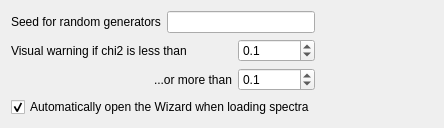
     <widget class="QWidget" name="miscTab">
      <attribute name="title">
       <string>Misc.</string>
      </attribute>
      <layout class="QGridLayout" name="gridLayout_5">
       <item row="0" column="0">
        <layout class="QHBoxLayout" name="horizontalLayout_3">
         <item>
          <widget class="QLabel" name="label_12">
           <property name="toolTip">
            <string>&lt;!DOCTYPE HTML PUBLIC &quot;-//W3C//DTD HTML 4.0//EN&quot; &quot;http://www.w3.org/TR/REC-html40/strict.dtd&quot;&gt;
&lt;html&gt;&lt;head&gt;&lt;meta name=&quot;qrichtext&quot; content=&quot;1&quot; /&gt;&lt;style type=&quot;text/css&quot;&gt;
p, li { white-space: pre-wrap; }
&lt;/style&gt;&lt;/head&gt;&lt;body style=&quot; font-family:'MS Shell Dlg 2'; font-size:8.25pt; font-weight:400; font-style:normal;&quot;&gt;
&lt;p style=&quot; margin-top:0px; margin-bottom:0px; margin-left:0px; margin-right:0px; -qt-block-indent:0; text-indent:0px;&quot;&gt;&lt;span style=&quot; font-size:8pt;&quot;&gt;Fixed seed for pseudo-random number generator. If you leave this field blank, the seed will be different each time you start PAScual.&lt;/span&gt;&lt;/p&gt;&lt;/body&gt;&lt;/html&gt;</string>
           </property>
           <property name="text">
            <string>Seed for random generators</string>
           </property>
          </widget>
         </item>
         <item>
          <widget class="QLineEdit" name="seedLE">
           <property name="toolTip">
            <string>&lt;!DOCTYPE HTML PUBLIC &quot;-//W3C//DTD HTML 4.0//EN&quot; &quot;http://www.w3.org/TR/REC-html40/strict.dtd&quot;&gt;
&lt;html&gt;&lt;head&gt;&lt;meta name=&quot;qrichtext&quot; content=&quot;1&quot; /&gt;&lt;style type=&quot;text/css&quot;&gt;
p, li { white-space: pre-wrap; }
&lt;/style&gt;&lt;/head&gt;&lt;body style=&quot; font-family:'MS Shell Dlg 2'; font-size:8.25pt; font-weight:400; font-style:normal;&quot;&gt;
&lt;p style=&quot; margin-top:0px; margin-bottom:0px; margin-left:0px; margin-right:0px; -qt-block-indent:0; text-indent:0px;&quot;&gt;&lt;span style=&quot; font-size:8pt;&quot;&gt;Fixed seed for pseudo-random number generator. If you leave this field blank, the seed will be different each time you start PAScual.&lt;/span&gt;&lt;/p&gt;&lt;/body&gt;&lt;/html&gt;</string>
           </property>
          </widget>
         </item>
        </layout>
       </item>
       <item row="0" column="1">
        <spacer name="horizontalSpacer_6">
         <property name="orientation">
          <enum>Qt::Horizontal</enum>
         </property>
         <property name="sizeHint" stdset="0">
          <size>
           <width>118</width>
           <height>20</height>
          </size>
         </property>
        </spacer>
       </item>
       <item row="1" column="0">
        <layout class="QGridLayout" name="gridLayout_4">
         <item row="0" column="0">
          <widget class="QLabel" name="label_14">
           <property name="toolTip">
            <string>The results table will warn that the fit is suspicious (by turning the row red) if the chi2 is outside the range set here.</string>
           </property>
           <property name="text">
            <string>Visual warning if chi2 is less than</string>
           </property>
          </widget>
         </item>
         <item row="0" column="1">
          <widget class="QDoubleSpinBox" name="warning_chi2_lowSB">
           <property name="toolTip">
            <string>The results table will warn that the fit is suspicious (by turning the row red) if the chi2 is outside the range set here.</string>
           </property>
           <property name="specialValueText">
            <string>No limit</string>
           </property>
           <property name="accelerated">
            <bool>true</bool>
           </property>
           <property name="decimals">
            <number>1</number>
           </property>
           <property name="maximum">
            <double>10000000000.000000000000000</double>
           </property>
           <property name="value">
            <double>0.100000000000000</double>
           </property>
          </widget>
         </item>
         <item row="1" column="0">
          <layout class="QHBoxLayout" name="horizontalLayout_2">
           <item>
            <spacer name="horizontalSpacer_8">
             <property name="orientation">
              <enum>Qt::Horizontal</enum>
             </property>
             <property name="sizeHint" stdset="0">
              <size>
               <width>68</width>
               <height>14</height>
              </size>
             </property>
            </spacer>
           </item>
           <item>
            <widget class="QLabel" name="label_16">
             <property name="toolTip">
              <string>The results table will warn that the fit is suspicious (by turning the row red) if the chi2 is outside the range set here.</string>
             </property>
             <property name="text">
              <string>...or more than</string>
             </property>
            </widget>
           </item>
          </layout>
         </item>
         <item row="1" column="1">
          <widget class="QDoubleSpinBox" name="warning_chi2_highSB">
           <property name="toolTip">
            <string>The results table will warn that the fit is suspicious (by turning the row red) if the chi2 is outside the range set here.</string>
           </property>
           <property name="specialValueText">
            <string>No limit</string>
           </property>
           <property name="accelerated">
            <bool>true</bool>
           </property>
           <property name="decimals">
            <number>1</number>
           </property>
           <property name="maximum">
            <double>10000000000.000000000000000</double>
           </property>
           <property name="value">
            <double>0.100000000000000</double>
           </property>
          </widget>
         </item>
        </layout>
       </item>
       <item row="1" column="1">
        <spacer name="horizontalSpacer_5">
         <property name="orientation">
          <enum>Qt::Horizontal</enum>
         </property>
         <property name="sizeHint" stdset="0">
          <size>
           <width>118</width>
           <height>20</height>
          </size>
         </property>
        </spacer>
       </item>
       <item row="2" column="0">
        <widget class="QCheckBox" name="autoWizardOnLoadCB">
         <property name="text">
          <string>Automatically open the Wizard when loading spectra</string>
         </property>
         <property name="checked">
          <bool>true</bool>
         </property>
        </widget>
       </item>
       <item row="2" column="1">
        <spacer name="horizontalSpacer_7">
         <property name="orientation">
          <enum>Qt::Horizontal</enum>
         </property>
         <property name="sizeHint" stdset="0">
          <size>
           <width>118</width>
           <height>20</height>
          </size>
         </property>
        </spacer>
       </item>
      </layout>
     </widget>
